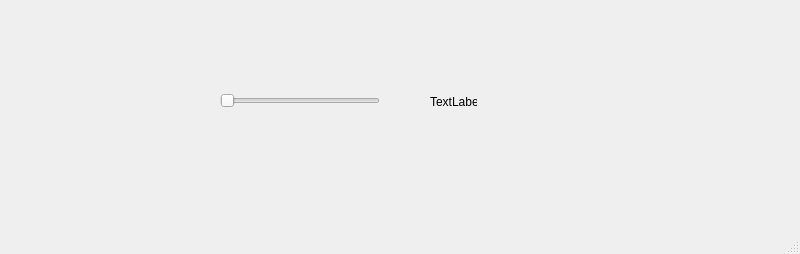
<?xml version="1.0" encoding="UTF-8"?>
<ui version="4.0">
 <class>MainWindow</class>
 <widget class="QMainWindow" name="MainWindow">
  <property name="geometry">
   <rect>
    <x>0</x>
    <y>0</y>
    <width>800</width>
    <height>254</height>
   </rect>
  </property>
  <property name="windowTitle">
   <string>MainWindow</string>
  </property>
  <widget class="QWidget" name="centralwidget">
   <widget class="QLabel" name="label">
    <property name="geometry">
     <rect>
      <x>430</x>
      <y>91</y>
      <width>47</width>
      <height>21</height>
     </rect>
    </property>
    <property name="text">
     <string>TextLabel</string>
    </property>
   </widget>
   <widget class="QSlider" name="horizontalSlider">
    <property name="geometry">
     <rect>
      <x>220</x>
      <y>90</y>
      <width>160</width>
      <height>22</height>
     </rect>
    </property>
    <property name="orientation">
     <enum>Qt::Horizontal</enum>
    </property>
   </widget>
  </widget>
  <widget class="QMenuBar" name="menubar">
   <property name="geometry">
    <rect>
     <x>0</x>
     <y>0</y>
     <width>800</width>
     <height>21</height>
    </rect>
   </property>
  </widget>
  <widget class="QStatusBar" name="statusbar"/>
 </widget>
 <resources/>
 <connections/>
</ui>
